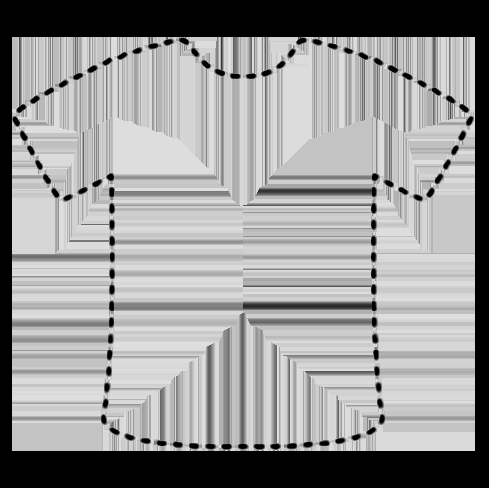
#> input picture frontend/build/unit_test_assets/assets/shirt.png, 489 x 488 px, given in place of test2.jpg, which was not available
$ python process.py
#> lines starting #> are read from the running program, lines starting #| are printed output that depends on the picture; after the words box and inside, x2 and y2 are one past the last pixel; in counts of white or black regions, pixels touching at a corner belong together; pictures that were not available may be replaced by others from this repository, and a replacement may not be noted
# import the necessary packages
from scipy.spatial import distance as dist
import numpy as np
import argparse
import cv2
from matplotlib import pyplot as plt

im = cv2.imread('test2.jpg')
#> im is the input picture: shape (488, 489, 3); min 0, max 222, mean 151.5
imgray = cv2.cvtColor(im,cv2.COLOR_BGR2GRAY)
ret,thresh = cv2.threshold(imgray,127,255,0)
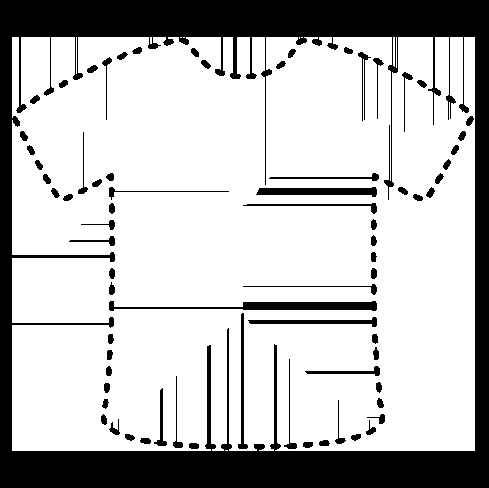
#> thresh: shape (488, 489); 75% white; 74 black regions
image, contours = cv2.findContours(thresh,cv2.RETR_TREE,cv2.CHAIN_APPROX_SIMPLE)
#> image = 83 contours, 8 with area under 20; largest, box (x1, y1, x2, y2) and area: (12, 37, 475, 451) 184990, (108, 300, 378, 312) 1665, (255, 186, 378, 198) 972, (247, 316, 378, 328) 674, (237, 312, 249, 450) 581; contours = 83 rows, first 6: [1, -1, -1, -1], [2, 0, -1, -1], [3, 1, -1, -1], [4, 2, -1, -1], [5, 3, -1, -1], [6, 4, -1, -1]

#> (the run stopped early here; a loop or call above may not have finished)

$ run again, on frontend/build/unit_test_assets/assets/shirt_white.png
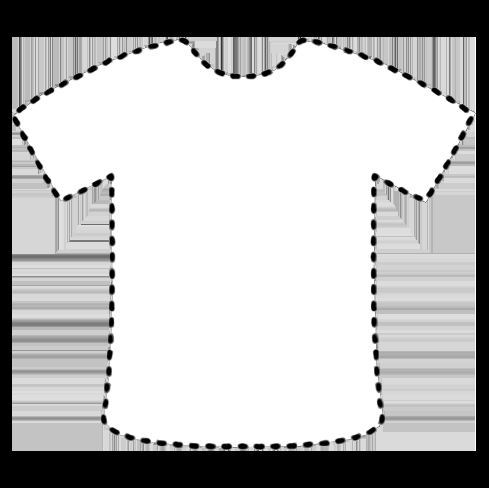
#> input picture frontend/build/unit_test_assets/assets/shirt_white.png, 489 x 488 px, given in place of test2.jpg, which was not available
#> im is the input picture: shape (488, 489, 3); min 0, max 255, mean 183.4
#> `ret,thresh = cv2.threshold(imgray,127,255,0)`:
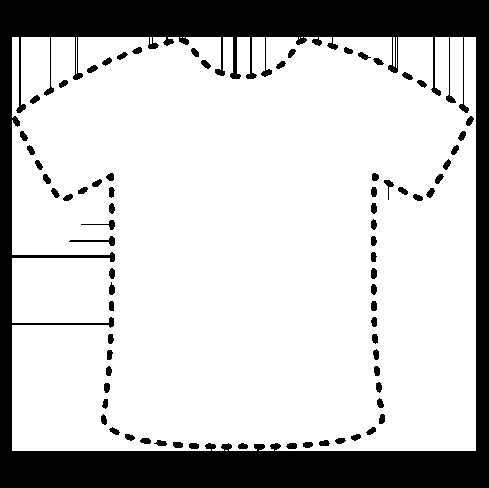
#> thresh: shape (488, 489); 77.7% white; 76 black regions
#> image = 85 contours, 8 with area under 20; largest, box (x1, y1, x2, y2) and area: (12, 37, 476, 451) 187426, (68, 235, 116, 247) 182, (80, 219, 116, 231) 118, (383, 179, 395, 201) 88, (370, 267, 378, 280) 70; contours = 85 rows, first 6: [1, -1, -1, -1], [2, 0, -1, -1], [3, 1, -1, -1], [4, 2, -1, -1], [5, 3, -1, -1], [6, 4, -1, -1]
